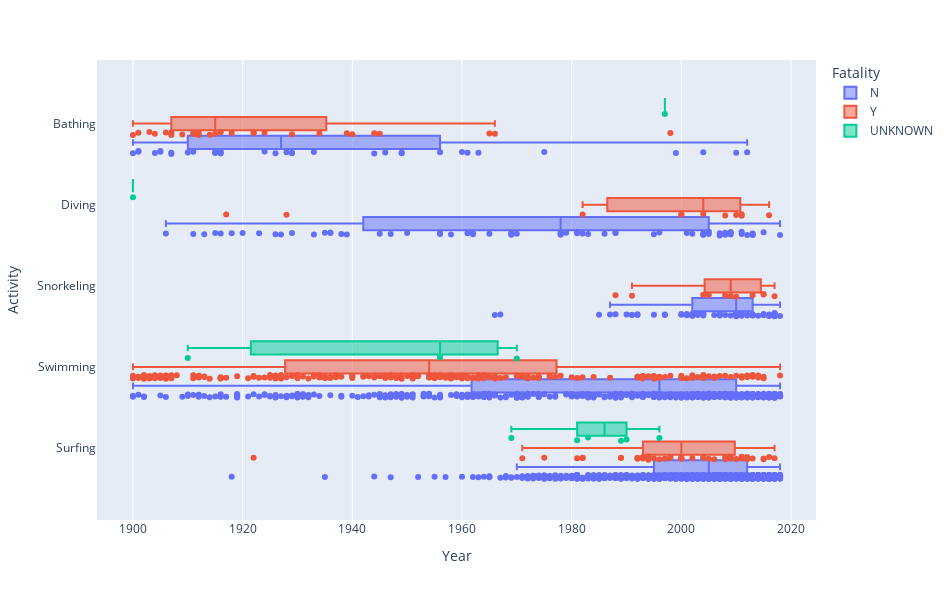

Notebook source saved alongside this figure:
### Markdown cell above
En el siguiente gráfico se ve como las mujeres han estado presentes en las actividades como bathing y swimming desde principios del siglo XX, en cambio en surfing, snorkeling o diving, la presencia de mujeres en ataques de tiburón, no está presente hasta la decada de los 90. 


Esto hace entender el aumento de ataques en el gráfico anterior sobre esas fechas.

### Code cell
Box_sex_activity = px.box(df_activity, x='Year', y="Activity", color="Fatality", points="all", width=950, height=600) #Points añade los puntos a la izquierda de cada box
Box_sex_activity.show()

### Figure 1 — Plotly figure (JSON) as saved in the notebook; plotly's stock layout.template omitted (floating-point values rounded to 4 significant figures; data arrays with more than 128 entries replaced by an {"elided": "..."} marker saying what was removed)
{"data": [{"alignmentgroup": "True", "boxpoints": "all", "hovertemplate": "Fatality=N<br>Year=%{x}<br>Activity=%{y}<extra></extra>", "legendgroup": "N", "marker": {"color": "#636efa"}, "name": "N", "notched": false, "offsetgroup": "N", "orientation": "h", "showlegend": true, "type": "box", "x": {"elided": "1461 int values"}, "x0": " ", "xaxis": "x", "y": {"elided": "1461 str values"}, "y0": " ", "yaxis": "y"}, {"alignmentgroup": "True", "boxpoints": "all", "hovertemplate": "Fatality=Y<br>Year=%{x}<br>Activity=%{y}<extra></extra>", "legendgroup": "Y", "marker": {"color": "#EF553B"}, "name": "Y", "notched": false, "offsetgroup": "Y", "orientation": "h", "showlegend": true, "type": "box", "x": {"elided": "315 int values"}, "x0": " ", "xaxis": "x", "y": {"elided": "315 str values"}, "y0": " ", "yaxis": "y"}, {"alignmentgroup": "True", "boxpoints": "all", "hovertemplate": "Fatality=UNKNOWN<br>Year=%{x}<br>Activity=%{y}<extra></extra>", "legendgroup": "UNKNOWN", "marker": {"color": "#00cc96"}, "name": "UNKNOWN", "notched": false, "offsetgroup": "UNKNOWN", "orientation": "h", "showlegend": true, "type": "box", "x": [1997, 1996, 1990, 1989, 1983, 1981, 1970, 1969, 1956, 1910, 1900], "x0": " ", "xaxis": "x", "y": ["Bathing", "Surfing", "Surfing", "Surfing", "Surfing", "Surfing", "Swimming", "Surfing", "Swimming", "Swimming", "Diving"], "y0": " ", "yaxis": "y"}], "layout": {"boxmode": "group", "height": 600, "legend": {"title": {"text": "Fatality"}, "tracegroupgap": 0}, "margin": {"t": 60}, "width": 950, "xaxis": {"anchor": "y", "domain": [0, 1], "title": {"text": "Year"}}, "yaxis": {"anchor": "x", "domain": [0, 1], "title": {"text": "Activity"}}}}
